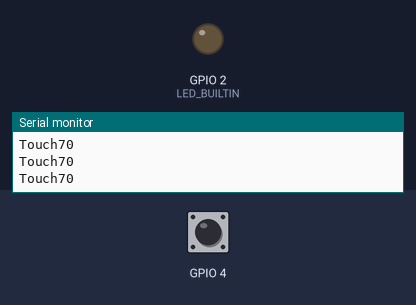
Bench run of a sketch on a simulated ESP32. Parts: output pins drawn as LEDs (lit = HIGH), the last lines printed to the serial monitor. The test bench sets the inputs (shaded band); at power-on: GPIO 4 HIGH.

Above: at 1.2 s.
1.3 s: GPIO 4 pulled LOW for 0.2 s
At 1.57 s:
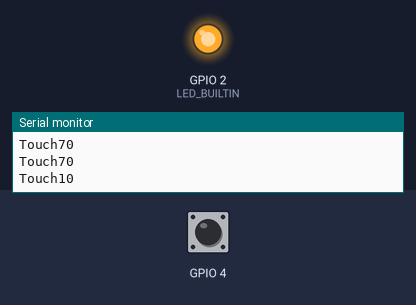
3.2 s: GPIO 4 pulled LOW for 3.2 s
At 7.9 s:
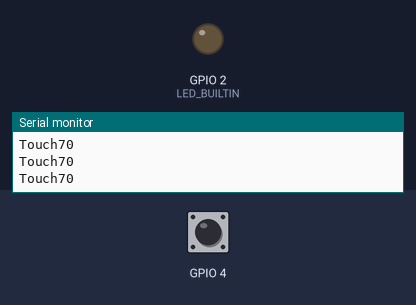
Timing chart, 0 to 9.4 s (numbered marks = the images above; inputs shaded):
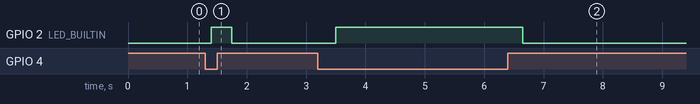

The sketch:

Internal_Touch_Sensor.ino
```cpp
#define T0 0x04
void setup() {
  Serial.begin(9600);
  pinMode(LED_BUILTIN, OUTPUT);
}

void loop() {
  Serial.println("Touch"+String(touchRead(T0)));
  if(touchRead(T0) < 50){
      digitalWrite(LED_BUILTIN , HIGH);
  }
  else{digitalWrite(LED_BUILTIN, LOW);}
  delay(350);
}
```

Measured:
- after the input at 1.3 s, GPIO 2 (LED_BUILTIN): LOW → HIGH after 0.10 s, → LOW 0.35 s later
- after the input at 3.2 s, GPIO 2 (LED_BUILTIN): LOW → HIGH after 0.30 s, → LOW 3.2 s later
